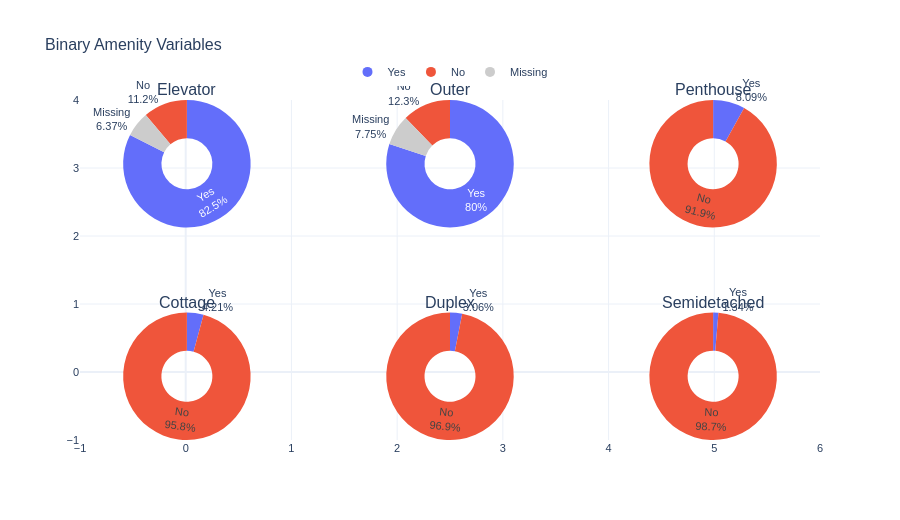

The notebook cell saved with this chart:
### Code cell
# Donut charts for binary amenities with unified legend
binary_vars = ['Elevator', 'Outer', 'Penthouse', 'Cottage', 'Duplex', 'Semidetached']

DONUT_COLORS = {'Yes': '#636EFA', 'No': '#EF553B', 'Missing': '#CCCCCC'}

fig = make_subplots(
    rows=2, cols=3,
    specs=[[{'type': 'domain'}] * 3] * 2,
    subplot_titles=binary_vars
)

for i, var in enumerate(binary_vars):
    row = i // 3 + 1
    col = i % 3 + 1
    
    vc = df[var].value_counts(dropna=False)
    labels = []
    values = []
    colors = []
    
    for idx, count in vc.items():
        if pd.isna(idx):
            labels.append('Missing')
            colors.append(DONUT_COLORS['Missing'])
        elif idx == 1:
            labels.append('Yes')
            colors.append(DONUT_COLORS['Yes'])
        else:
            labels.append('No')
            colors.append(DONUT_COLORS['No'])
        values.append(count)
    
    # Sort so order is always Yes, No, Missing for consistent colors
    order = {'Yes': 0, 'No': 1, 'Missing': 2}
    combined = sorted(zip(labels, values, colors), key=lambda x: order[x[0]])
    labels, values, colors = zip(*combined) if combined else ([], [], [])
    
    fig.add_trace(
        go.Pie(
            labels=list(labels), values=list(values), hole=0.4, name=var,
            marker=dict(colors=list(colors)),
            showlegend=False,
            textinfo='percent+label',
            sort=False
        ),
        row=row, col=col
    )

# Add invisible scatter traces for unified legend
for label, color in DONUT_COLORS.items():
    fig.add_trace(
        go.Scatter(
            x=[None],
            y=[None],
            mode="markers",
            marker=dict(size=10, color=color),
            name=label,
            showlegend=True,
        )
    )

fig.update_layout(
    title=dict(text='Binary Amenity Variables',
               font=dict(family=FONT_FAMILY, size=FONT_SIZE_TITLE)),
    font=dict(family=FONT_FAMILY, size=FONT_SIZE_TEXT),
    height=520,
    legend=dict(
        orientation='h',
        yanchor='bottom', y=1.04,
        xanchor='center', x=0.5,
        font=dict(family=FONT_FAMILY, size=FONT_SIZE_TEXT)
    )
)
fig.show()

### Figure 1 — Plotly figure (JSON) as saved in the notebook; plotly's stock layout.template omitted (floating-point values rounded to 4 significant figures)
{"data": [{"domain": {"x": [0, 0.2889], "y": [0.625, 1]}, "hole": 0.4, "labels": ["Yes", "No", "Missing"], "marker": {"colors": ["#636EFA", "#EF553B", "#CCCCCC"]}, "name": "Elevator", "showlegend": false, "sort": false, "textinfo": "percent+label", "type": "pie", "values": [1723, 233, 133]}, {"domain": {"x": [0.3556, 0.6444], "y": [0.625, 1]}, "hole": 0.4, "labels": ["Yes", "No", "Missing"], "marker": {"colors": ["#636EFA", "#EF553B", "#CCCCCC"]}, "name": "Outer", "showlegend": false, "sort": false, "textinfo": "percent+label", "type": "pie", "values": [1671, 256, 162]}, {"domain": {"x": [0.7111, 1], "y": [0.625, 1]}, "hole": 0.4, "labels": ["Yes", "No"], "marker": {"colors": ["#636EFA", "#EF553B"]}, "name": "Penthouse", "showlegend": false, "sort": false, "textinfo": "percent+label", "type": "pie", "values": [169, 1920]}, {"domain": {"x": [0, 0.2889], "y": [0, 0.375]}, "hole": 0.4, "labels": ["Yes", "No"], "marker": {"colors": ["#636EFA", "#EF553B"]}, "name": "Cottage", "showlegend": false, "sort": false, "textinfo": "percent+label", "type": "pie", "values": [88, 2001]}, {"domain": {"x": [0.3556, 0.6444], "y": [0, 0.375]}, "hole": 0.4, "labels": ["Yes", "No"], "marker": {"colors": ["#636EFA", "#EF553B"]}, "name": "Duplex", "showlegend": false, "sort": false, "textinfo": "percent+label", "type": "pie", "values": [64, 2025]}, {"domain": {"x": [0.7111, 1], "y": [0, 0.375]}, "hole": 0.4, "labels": ["Yes", "No"], "marker": {"colors": ["#636EFA", "#EF553B"]}, "name": "Semidetached", "showlegend": false, "sort": false, "textinfo": "percent+label", "type": "pie", "values": [28, 2061]}, {"marker": {"color": "#636EFA", "size": 10}, "mode": "markers", "name": "Yes", "showlegend": true, "type": "scatter", "x": [null], "y": [null]}, {"marker": {"color": "#EF553B", "size": 10}, "mode": "markers", "name": "No", "showlegend": true, "type": "scatter", "x": [null], "y": [null]}, {"marker": {"color": "#CCCCCC", "size": 10}, "mode": "markers", "name": "Missing", "showlegend": true, "type": "scatter", "x": [null], "y": [null]}], "layout": {"annotations": [{"font": {"size": 16}, "showarrow": false, "text": "Elevator", "x": 0.1444, "xanchor": "center", "xref": "paper", "y": 1, "yanchor": "bottom", "yref": "paper"}, {"font": {"size": 16}, "showarrow": false, "text": "Outer", "x": 0.5, "xanchor": "center", "xref": "paper", "y": 1, "yanchor": "bottom", "yref": "paper"}, {"font": {"size": 16}, "showarrow": false, "text": "Penthouse", "x": 0.8556, "xanchor": "center", "xref": "paper", "y": 1, "yanchor": "bottom", "yref": "paper"}, {"font": {"size": 16}, "showarrow": false, "text": "Cottage", "x": 0.1444, "xanchor": "center", "xref": "paper", "y": 0.375, "yanchor": "bottom", "yref": "paper"}, {"font": {"size": 16}, "showarrow": false, "text": "Duplex", "x": 0.5, "xanchor": "center", "xref": "paper", "y": 0.375, "yanchor": "bottom", "yref": "paper"}, {"font": {"size": 16}, "showarrow": false, "text": "Semidetached", "x": 0.8556, "xanchor": "center", "xref": "paper", "y": 0.375, "yanchor": "bottom", "yref": "paper"}], "font": {"family": "Arial", "size": 11}, "height": 520, "legend": {"font": {"family": "Arial", "size": 11}, "orientation": "h", "x": 0.5, "xanchor": "center", "y": 1.04, "yanchor": "bottom"}, "title": {"font": {"family": "Arial", "size": 16}, "text": "Binary Amenity Variables"}}}
